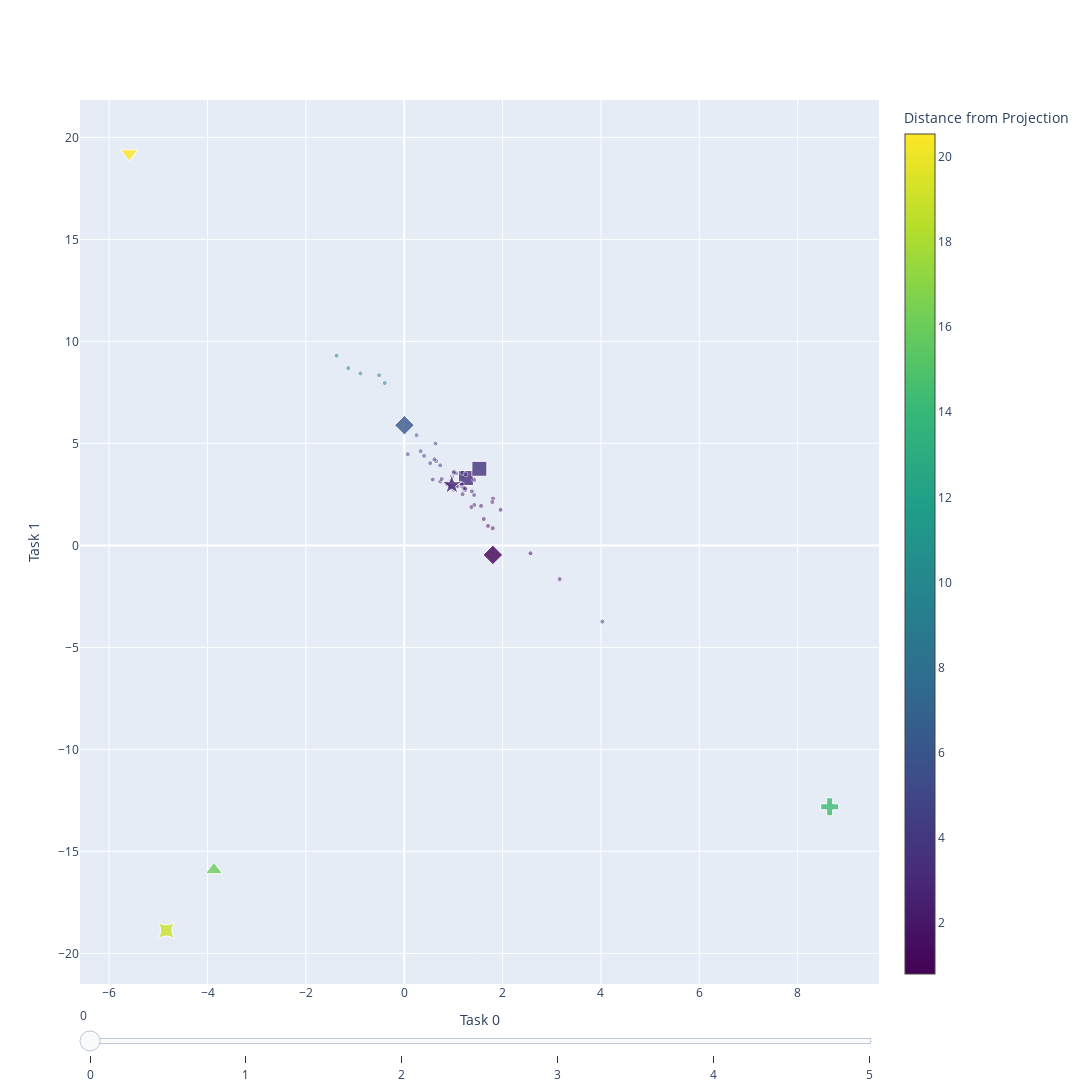

The code cell stored with this chart in its notebook:
### Code cell
frames = []
for i, (tensor, dist) in enumerate(task0_evoln):
    x = tensor[:, 0].tolist()
    y = tensor[:, 1].tolist()

    frame = go.Frame(
        data=[
            go.Scatter(
                x=x, 
                y=y, 
                mode='markers',
                marker=dict(
                    symbol=symbols,
                    size=sizes,
                    color=dist.tolist(), 
                    colorscale=COLORSCALE, 
                    colorbar=dict(title="Distance from Projection"),
                    opacity=opacities
                )
        )
    ],
        name=f"Frame {i}"
    )

    frames.append(frame)

# Initialize with the first frame
init_x = task0_evoln[DEFAULT_LAYER][0][:, 0].tolist()
init_y = task0_evoln[DEFAULT_LAYER][0][:, 1].tolist()
init_dist = task0_evoln[DEFAULT_LAYER][1]

fig = go.Figure(
    data=[go.Scatter(
                x=init_x, 
                y=init_y, 
                mode='markers',
                marker=dict(
                    symbol=symbols,
                    size=sizes,
                    color=init_dist,
                    colorscale=COLORSCALE, 
                    colorbar=dict(title="Distance from Projection"),
                    opacity=opacities
                )
        )],
    layout=go.Layout(
        sliders=[{
            'steps': [
                {
                    'args': [[f'Frame {i}'], {'frame': {'duration': 300, 'redraw': True}}],
                    'label': str(i),
                    'method': 'animate',
                } for i, _ in enumerate(frames)
            ],
        }],
        xaxis_title="Task 0",
        yaxis_title="Task 1",
        xaxis=dict(range=[-25, 25], autorange=True),
        yaxis=dict(range=[-25, 25], autorange=True),
        width=1200,  
        height=1200   
    ),
    frames=frames,
)

fig.show()

### Figure 1 — Plotly figure (JSON) as saved in the notebook; plotly's stock layout.template omitted (floating-point values rounded to 4 significant figures)
{"data": [{"marker": {"color": [2.691, 3.291, 9.793, 3.439, 1.344, 2.941, 3.419, 2.243, 20.54, 2.181, 3.282, 4.211, 4.141, 2.11, 2.666, 1.786, 2.758, 5.103, 2.106, 3.115, 3.29, 4.341, 4.357, 4.805, 2.604, 9.138, 3.418, 6.121, 3.748, 2.801, 0.8569, 2.96, 2.477, 8.84, 2.738, 16.06, 3.194, 2.929, 0.8312, 8.703, 5.615, 2.876, 2.903, 3.053, 2.834, 8.295, 14.29, 3.399, 3.571, 4.772, 3.571, 4.021, 0.9437, 3.665, 1.867, 4.526, 1.865, 2.946, 3.586, 0.7956, 3.205, 3.05, 3.615, 2.8, 2.983, 19.02], "colorbar": {"title": {"text": "Distance from Projection"}}, "colorscale": [[0, "#440154"], [0.1111, "#482878"], [0.2222, "#3e4989"], [0.3333, "#31688e"], [0.4444, "#26828e"], [0.5556, "#1f9e89"], [0.6667, "#35b779"], [0.7778, "#6ece58"], [0.8889, "#b5de2b"], [1, "#fde725"]], "opacity": [0.5, 0.5, 0.5, 0.5, 0.5, 0.5, 0.5, 0.5, 0.8, 0.5, 0.5, 0.5, 0.5, 0.5, 0.5, 0.5, 0.5, 0.5, 0.5, 0.5, 0.8, 0.5, 0.5, 0.5, 0.5, 0.5, 0.5, 0.8, 0.8, 0.5, 0.8, 0.5, 0.5, 0.5, 0.5, 0.8, 0.5, 0.5, 0.5, 0.5, 0.5, 0.5, 0.5, 0.5, 0.5, 0.5, 0.8, 0.5, 0.5, 0.5, 0.5, 0.5, 0.5, 0.5, 0.5, 0.5, 0.5, 0.5, 0.5, 0.5, 0.5, 0.5, 0.5, 0.5, 0.8, 0.8], "size": [5, 5, 5, 5, 5, 5, 5, 5, 15, 5, 5, 5, 5, 5, 5, 5, 5, 5, 5, 5, 15, 5, 5, 5, 5, 5, 5, 15, 15, 5, 15, 5, 5, 5, 5, 15, 5, 5, 5, 5, 5, 5, 5, 5, 5, 5, 15, 5, 5, 5, 5, 5, 5, 5, 5, 5, 5, 5, 5, 5, 5, 5, 5, 5, 15, 15], "symbol": ["circle", "circle", "circle", "circle", "circle", "circle", "circle", "circle", "triangle-down", "circle", "circle", "circle", "circle", "circle", "circle", "circle", "circle", "circle", "circle", "circle", "square", "circle", "circle", "circle", "circle", "circle", "circle", "diamond", "square", "circle", "diamond", "circle", "circle", "circle", "circle", "triangle-up", "circle", "circle", "circle", "circle", "circle", "circle", "circle", "circle", "circle", "circle", "cross", "circle", "circle", "circle", "circle", "circle", "circle", "circle", "circle", "circle", "circle", "circle", "circle", "circle", "circle", "circle", "circle", "circle", "star", "star-square"]}, "mode": "markers", "type": "scatter", "x": [1.226, 0.7333, -1.376, 1.201, 1.618, 1.169, 0.7625, 1.807, -5.59, 1.792, 1.391, 0.65, 0.529, 3.161, 1.421, 1.96, 1.246, 0.6373, 1.425, 0.8607, 1.256, 0.6137, 4.031, 0.3338, 1.376, -1.138, 0.9726, 0.004743, 1.529, 1.209, 1.803, 1.011, 1.187, -0.8893, 0.9998, -3.869, 1.424, 1.067, 1.704, -0.5109, 0.2515, 1.072, 0.9553, 1.172, 0.9757, -0.3945, 8.652, 0.5803, 1.183, 0.0725, 1.248, 0.7329, 2.568, 1.011, 1.563, 0.4048, 1.366, 0.9303, 1.053, 1.8, 0.9509, 0.8754, 1.01, 1.237, 0.9689, -4.838], "y": [2.698, 3.128, 9.299, 3.4, 1.294, 2.896, 3.253, 2.298, 19.21, 2.13, 3.31, 4.131, 4.032, -1.654, 2.471, 1.743, 2.734, 4.992, 1.98, 3.064, 3.303, 4.217, -3.735, 4.619, 2.649, 8.689, 3.393, 5.891, 3.756, 2.82, -0.4664, 2.961, 2.509, 8.431, 2.731, -15.91, 3.211, 2.933, 0.9551, 8.341, 5.403, 2.886, 2.869, 2.989, 2.801, 7.959, -12.81, 3.227, 3.565, 4.472, 3.487, 3.923, -0.3888, 3.623, 1.936, 4.39, 1.879, 2.927, 3.533, 0.8416, 3.171, 2.98, 3.575, 2.796, 2.965, -18.87]}], "layout": {"height": 1200, "sliders": [{"steps": [{"args": [["Frame 0"], {"frame": {"duration": 300, "redraw": true}}], "label": "0", "method": "animate"}, {"args": [["Frame 1"], {"frame": {"duration": 300, "redraw": true}}], "label": "1", "method": "animate"}, {"args": [["Frame 2"], {"frame": {"duration": 300, "redraw": true}}], "label": "2", "method": "animate"}, {"args": [["Frame 3"], {"frame": {"duration": 300, "redraw": true}}], "label": "3", "method": "animate"}, {"args": [["Frame 4"], {"frame": {"duration": 300, "redraw": true}}], "label": "4", "method": "animate"}, {"args": [["Frame 5"], {"frame": {"duration": 300, "redraw": true}}], "label": "5", "method": "animate"}]}], "width": 1200, "xaxis": {"autorange": true, "range": [-25, 25], "title": {"text": "Task 0"}}, "yaxis": {"autorange": true, "range": [-25, 25], "title": {"text": "Task 1"}}}}
